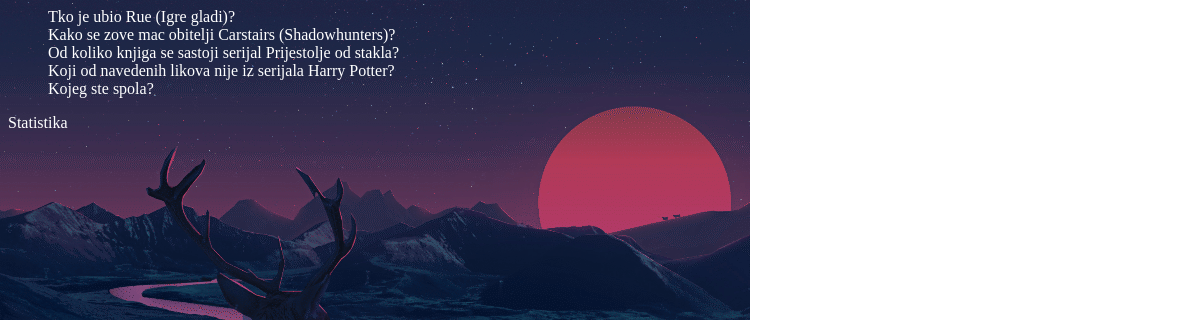
Screenshot of /polls/ with the database file from the repository.
### polls/models.py (models this page shows, shortened)
class Question(models.Model):
    question_text = models.CharField(max_length=200)
    pub_date = models.DateTimeField('date published')

### polls/views.py (the view)
# urls.py: path('', views.IndexView.as_view(), name='index'),
class IndexView(generic.ListView):
    template_name = 'polls/index.html'
    context_object_name = 'latest_question_list'
    def get_queryset(self):
        return Question.objects.filter(
            pub_date__lte=timezone.now()
        ).order_by('-pub_date')[:5]

### polls/templates/polls/index.html
{% load static %}
<link rel="stylesheet" type="text/css" href="{% static 'polls/style.css' %}">
{% if latest_question_list %}
    <ul>
    {% for question in latest_question_list %}
    <li><a href="{% url 'polls:detail' question.id %}">{{ question.question_text }}</a></li>
    {% endfor %}
    </ul>
    <a href="{% url 'polls:analiza' %}">Statistika</a>
{% else %}
    <p>No polls are available.</p>
{% endif %}

### polls/static/polls/style.css (style rules this page uses)
li a { color: white; }
a { color: white; text-decoration: none; }
ul { list-style-type: none; }

### rows the page displays
Question: question_text "Tko je ubio Rue (Igre gladi)?"
Question: question_text "Kako se zove mac obitelji Carstairs (Shadowhunters)?"
Question: question_text "Od koliko knjiga se sastoji serijal Prijestolje od stakla?"
Question: question_text "Koji od navedenih likova nije iz serijala Harry Potter?"
Question: question_text "Kojeg ste spola?"
